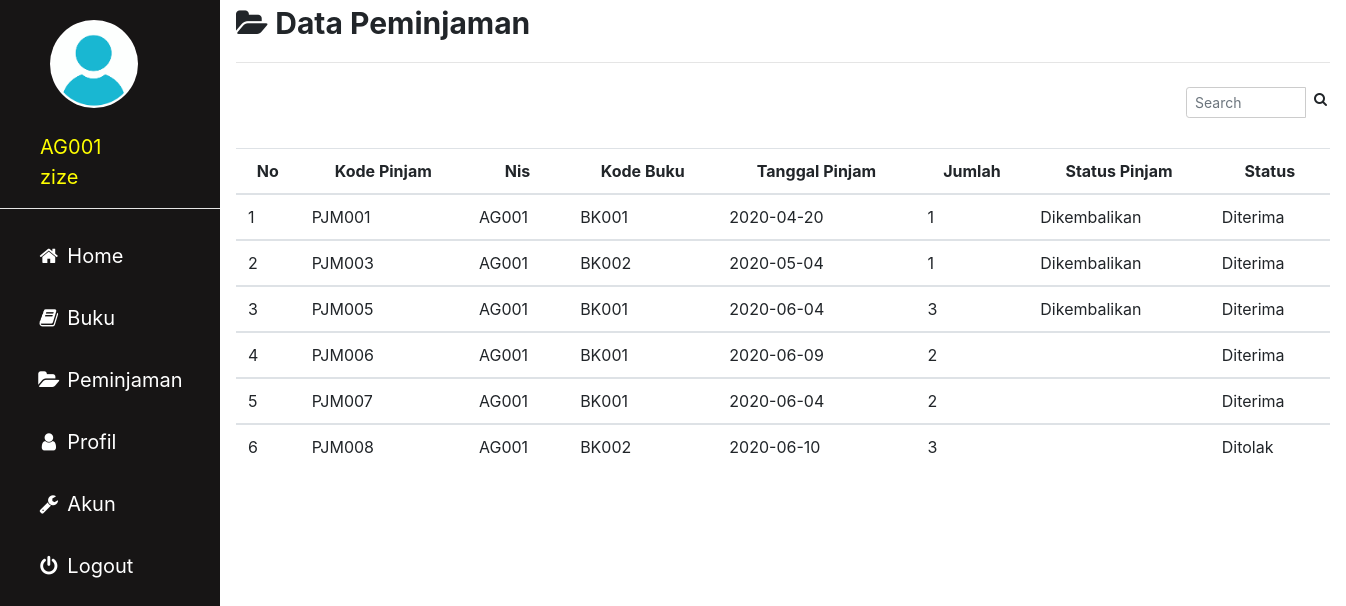
Screenshot of /anggota/pinjam.php (signed in) with the database file from the repository.
### tables this page shows
CREATE TABLE `peminjaman` (
  `kode_pinjam` varchar(10) NOT NULL,
  `nis` varchar(10) NOT NULL,
  `kode_buku` varchar(10) NOT NULL,
  `tgl_pinjam` date NOT NULL,
  `jumlah` int(3) NOT NULL,
  `status_pinjam` varchar(30) DEFAULT NULL,
  `status` varchar(20) DEFAULT NULL
);

### anggota/pinjam.php (the view, shortened to what this page needs)
<?php
include'sidebar.php';
 ?>
 <html>
 <head>
 <link rel="stylesheet" href="../img/csskonten.css">
 <link rel="stylesheet" href="../css/bootstrap.css">
 </head>
 <body>
 <div class="main">
   <b><i class="fa fa-folder-open"></i> Data Peminjaman</b>
<hr>
<form class="" action="" method="post">
                <div class="input-group input-group-sm" style="width: 150px; margin-left: 950px;">
                  <input type="text" name="search" class="form-control float-right" placeholder="Search">
                  <div class="input-group-append">
                    <button type="submit" class="btn btn-default"><i class="fa fa-search"></i></button>
                  </div>
                </div>
                </form>
    <table class="table table-hover">
      <thead align=center>
        <tr>
          <th scope="col">No</th>
          <th scope="col">Kode Pinjam</th>
          <th scope="col">Nis</th>
          <th scope="col">Kode Buku</th>
          <th scope="col">Tanggal Pinjam</th>
          <th scope="col">Jumlah</th>
          <th scope="col">Status Pinjam</th>
          <th scope="col" colspan="2">Status</th>
        </tr>
      </thead>
      <?php
      if(isset($_POST['search'])){
        $param = $_POST['search'];
        $asd = $koneksi->prepare("SELECT * FROM peminjaman WHERE kode_pinjam LIKE :1 OR kode_buku LIKE :1 ");
        $asd->bindParam(':1', $param);
        $asd->execute();
      }else{
        $metode = $_SESSION['username']['id'];
      $asd = $koneksi -> prepare("SELECT * FROM peminjaman WHERE nis = '$metode'");
      $asd -> execute(array($metode));
    }
      $i = 1;
      while($data = $asd -> fetch()){
      ?>
      <tbody>
        <tr>
          <td><?php echo $i ?></td>
          <td><?php echo $data['kode_pinjam']; ?></td>
          <td><?php echo $data['nis']; ?></td>
          <td><?php echo $data['kode_buku']; ?></td>
          <td><?php echo $data['tgl_pinjam']; ?></td>
          <td><?php echo $data['jumlah']; ?></td>
          <td><?php echo $data['status_pinjam']; ?></td>
          <td><?php echo $data['status']; ?></td>
        </tr>
      </tbody>
    <?php $i++; } ?>
    </table>
   </div>
 </body>
 </html>

### img/cssadmin.css (style rules this page uses)
body { margin: 0; font-family: "Lato", sans-serif; }

### img/csskonten.css (style rules this page uses)
.main { margin-left: 220px; padding: 1px 16px; height: 100%; font-size: 30px; }
input[type=text], input[type=password], select { width: 100%; padding: 5px 5px; margin: 8px 0; display: inline-block; border: 1px solid #ccc; box-sizing: border-box; font-size: 20px; }

### rows the page displays
peminjaman: kode_pinjam "PJM001", nis "AG001", kode_buku "BK001", tgl_pinjam "2020-04-20", jumlah "1", status_pinjam "Dikembalikan", status "Diterima"
peminjaman: kode_pinjam "PJM003", nis "AG001", kode_buku "BK002", tgl_pinjam "2020-05-04", jumlah "1", status_pinjam "Dikembalikan", status "Diterima"
peminjaman: kode_pinjam "PJM005", nis "AG001", kode_buku "BK001", tgl_pinjam "2020-06-04", jumlah "3", status_pinjam "Dikembalikan", status "Diterima"
peminjaman: kode_pinjam "PJM006", nis "AG001", kode_buku "BK001", tgl_pinjam "2020-06-09", jumlah "2", status "Diterima"
peminjaman: kode_pinjam "PJM007", nis "AG001", kode_buku "BK001", tgl_pinjam "2020-06-04", jumlah "2", status "Diterima"
peminjaman: kode_pinjam "PJM008", nis "AG001", kode_buku "BK002", tgl_pinjam "2020-06-10", jumlah "3", status "Ditolak"

### other values shown
$_SESSION['username']['id'] "AG001"
$_SESSION['username']['nama'] "zize"
